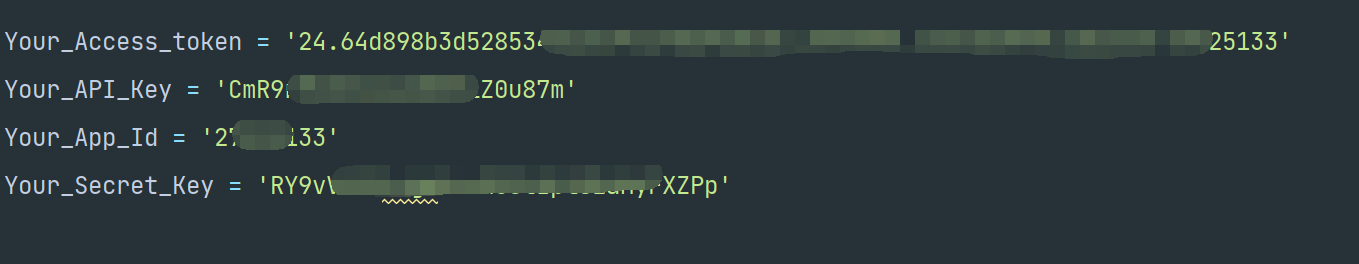
#> input picture image/image-20220919111224293.png, 1359 x 264 px; its folder holds only this picture in this run
$ python -i main_lib.py   (imports and definitions only)
#> lines starting #> are read from the running program, lines starting #| are printed output that depends on the picture; after the words box and inside, x2 and y2 are one past the last pixel; in counts of white or black regions, pixels touching at a corner belong together
# encoding: utf-8
import os
import sys
import requests
import time
import tkinter as tk
from tkinter import filedialog
from aip import AipOcr
import cv2
import imutils as imutils
import numpy as np
import shutil
import requests
import base64

#API参数
Your_Access_token = '24.64d898b3d528534d6217fc1f0b96eb4b.2592000.1666103970.282335-27525133'
Your_API_Key = 'CmR9rRV3dyScpO8HHiZ0u87m'
Your_App_Id = '27525133'
Your_Secret_Key = 'RY9vVX2VLdgbKznMGStIpl8EaMyFXZPp'


# [29 lines left out: functions order_points, four_point_transform, not called in this run]

def remove_noise_and_smooth(img):#降噪处理
        filtered = cv2.adaptiveThreshold(img.astype(np.uint8), 255, cv2.ADAPTIVE_THRESH_MEAN_C, cv2.THRESH_BINARY, 9, 30)
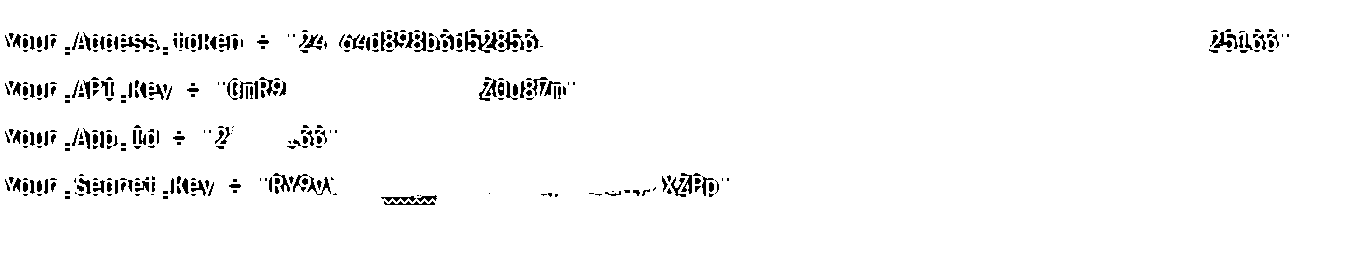
#> filtered: shape (264, 1359); 96.9% white; 381 black regions (187 under 20 px), largest, box (x1, y1, x2, y2) and area: (471, 34, 490, 53) 131, (307, 176, 331, 195) 129, (498, 32, 518, 52) 117
        kernel = np.ones((1, 1), np.uint8)
        opening = cv2.morphologyEx(filtered, cv2.MORPH_OPEN, kernel)
        closing = cv2.morphologyEx(opening, cv2.MORPH_CLOSE, kernel)
        or_image = cv2.bitwise_or(img, closing)
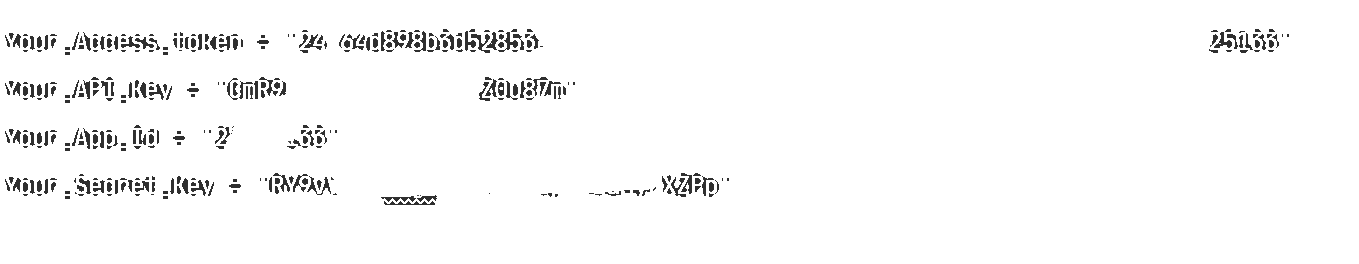
#> or_image: shape (264, 1359); min 47, max 255, mean 248.7
        return or_image

    #检测图片旋转
# [16 lines left out: function direction_detect, not called in this run]


    # 读取图片
def get_file_content(filePath):
        with open(filePath, 'rb') as fp:
            return fp.read()

    #文件下载函数
# [4 lines left out: function file_download, not called in this run]
# [93 lines of commented-out code are left out]

>>> import cv2
>>> picture = cv2.imread('../../image/image-20220919111224293.png', cv2.IMREAD_GRAYSCALE)
>>> result = remove_noise_and_smooth(picture)
